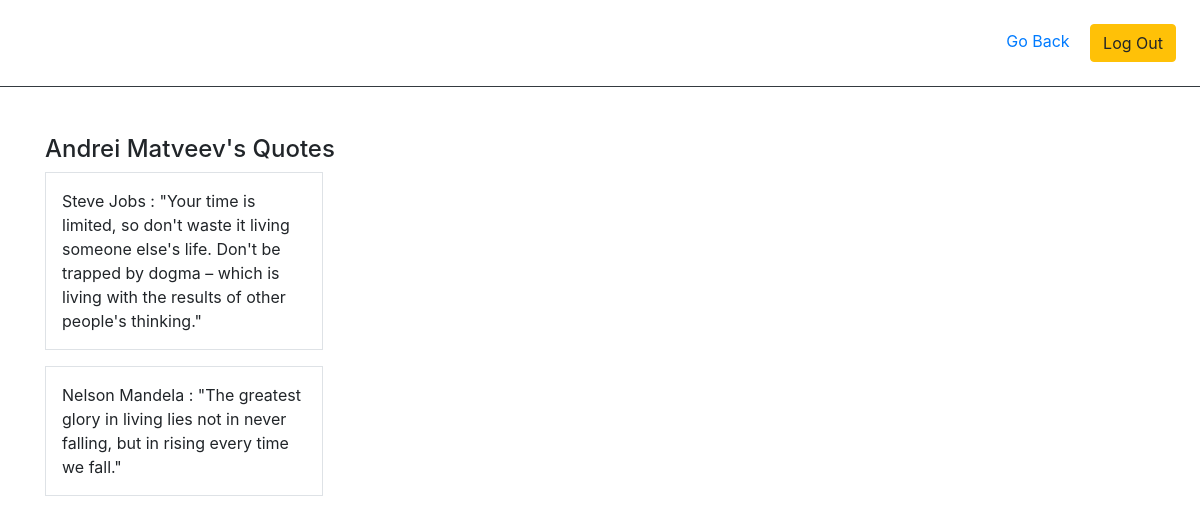
The app's page /user/1 (signed in) with its own data.
### exam_app/models.py (models this page shows)
class User(models.Model):
    first_name = models.CharField(max_length=255)
    last_name = models.CharField(max_length=255)
    email = models.CharField(max_length=255)
    password = models.CharField(max_length=255)
    created_at = models.DateTimeField(auto_now_add=True)
    updated_at = models.DateTimeField(auto_now=True)
    objects = UserManager()

class Quote(models.Model):
    author = models.CharField(max_length=100)
    quote = models.CharField(max_length=255)
    created_by = models.ForeignKey(User , related_name="quotes_created", on_delete=models.CASCADE)
    users_who_liked = models.ManyToManyField(User , related_name="liked_quotes")
    objects = QuoteManager()
    created_at = models.DateTimeField(auto_now_add=True)
    updated_at = models.DateTimeField(auto_now=True)

### exam_app/views.py (the view)
# urls.py: path('user/<int:user_id>', views.user_page),
def user_page(request, user_id):
    context={
        'user': User.objects.get(id = request.session['user_id'])
    }
    return render(request, 'user_page.html', context)

### exam_app/templates/user_page.html (shortened to what this page needs)
<!DOCTYPE html>
<html lang="en">
<head>
    <link rel="stylesheet" href="https://stackpath.bootstrapcdn.com/bootstrap/4.5.2/css/bootstrap.min.css"
>
</head>
<body>
    <div class="d-flex justify-content-end border-bottom border-dark p-4">
        <div>
            <a class="mr-3" href="/quotes">Go Back</a>
            <a href="/logout"><button class="btn btn-warning">Log Out</button></a>
        </div>
    </div>
    <div class="container mt-5">
        <div class="w-50">
            <h4 class="mt-4">{{user.first_name}} {{user.last_name}}'s Quotes</h4>
            {% for quote in user.quotes_created.all %}
            <p class="w-50 border border-black p-3">{{quote.author}} : {{quote.quote}}</p>
            {% endfor %}
        </div>
    </div>
</body>
</html>

### records on screen
User: first_name "Andrei", last_name "Matveev"
Quote: author "Steve Jobs", quote "\"Your time is limited, so don't waste it living someone else's life. Don't be trapped by dogma – which is living with the results of other people's thinking.\""
Quote: author "Nelson Mandela", quote "\"The greatest glory in living lies not in never falling, but in rising every time we fall.\""
